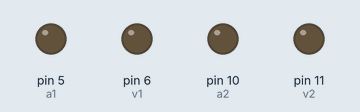
This sketch was run on a simulated Arduino Uno, built with avr-gcc and run on an emulated ATmega328P. Shown: output pins drawn as LEDs (lit = HIGH). Pins used as bus, display or sensor lines are not drawn.

Above: at 0.5 s.
At 1.5 s:
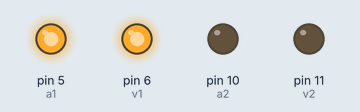
At 4.0 s:
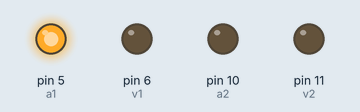
At 8.5 s:
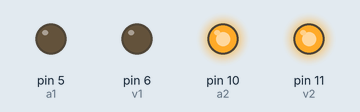
At 11.0 s:
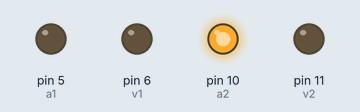
At 16.5 s:
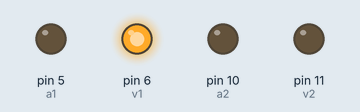
Timing chart, 0 to 18.2 s (numbered marks = the images above):
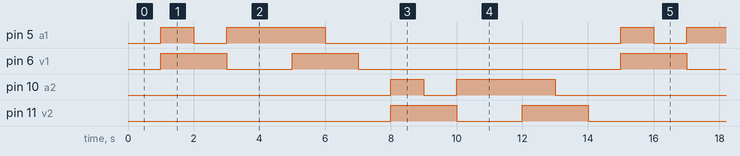

Measured:
- by itself, pin 5 (a1), pin 10 (a2): repeats every 14.0 s: LOW 1.0 s, HIGH 3.0 s, LOW 9.0 s, HIGH 1.0 s
- by itself, pin 6 (v1), pin 11 (v2): repeats every 14.0 s: LOW 2.0 s, HIGH 2.0 s, LOW 8.0 s, HIGH 2.0 s
- by itself, everything shown: repeats every 14.0 s, in 12 steps

The sketch:

ejercicio_2_c1.ino
```cpp
#define r1 3
#define a1 5
#define v1 6
#define r2 9
#define a2 10
#define v2 11


void setup()
{
  pinMode(r1, OUTPUT);
  pinMode(a1, OUTPUT);
  pinMode(v1, OUTPUT);
  pinMode(r2, OUTPUT);
  pinMode(a2, OUTPUT);
  pinMode(v2, OUTPUT);
}

void loop()
{
  digitalWrite(r2, LOW);
  digitalWrite(a2, LOW);
  digitalWrite(v2, LOW);
  digitalWrite(r1, HIGH);//ROJO
  digitalWrite(a1, LOW);
  digitalWrite(v1, LOW);
  delay(1000);
  digitalWrite(r1, LOW);//CIAN
  digitalWrite(a1, HIGH);
  digitalWrite(v1, HIGH);
  delay(1000);
  digitalWrite(r1, LOW);//VERDE
  digitalWrite(a1, LOW);
  digitalWrite(v1, HIGH);
  delay(1000);
  digitalWrite(r1, HIGH);//MAGENTA
  digitalWrite(a1, HIGH);
  digitalWrite(v1, LOW);
  delay(1000);
  digitalWrite(r1, LOW);//AZUL
  digitalWrite(a1, HIGH);
  digitalWrite(v1, LOW);
  delay(1000);
  digitalWrite(r1, HIGH);//BLANCO
  digitalWrite(a1, HIGH);
  digitalWrite(v1, HIGH);
  delay(1000);
  digitalWrite(r1, HIGH);//AMARILLO
  digitalWrite(a1, LOW);
  digitalWrite(v1, HIGH);
  delay(1000);
  digitalWrite(r1, LOW);
  digitalWrite(a1, LOW);
  digitalWrite(v1, LOW);
  digitalWrite(r2, HIGH);//ROJO
  digitalWrite(a2, LOW);
  digitalWrite(v2, LOW);
  delay(1000);
  digitalWrite(r2, LOW);//CIAN
  digitalWrite(a2, HIGH);
  digitalWrite(v2, HIGH);
  delay(1000);
  digitalWrite(r2, LOW);//VERDE
  digitalWrite(a2, LOW);
  digitalWrite(v2, HIGH);
  delay(1000);
  digitalWrite(r2, HIGH);//MAGENTA
  digitalWrite(a2, HIGH);
  digitalWrite(v2, LOW);
  delay(1000);
  digitalWrite(r2, LOW);//AZUL
  digitalWrite(a2, HIGH);
  digitalWrite(v2, LOW);
  delay(1000);
  digitalWrite(r2, HIGH);//BLANCO
  digitalWrite(a2, HIGH);
  digitalWrite(v2, HIGH);
  delay(1000);
  digitalWrite(r2, HIGH);//AMARILLO
  digitalWrite(a2, LOW);
  digitalWrite(v2, HIGH);
  delay(1000);

}
```
